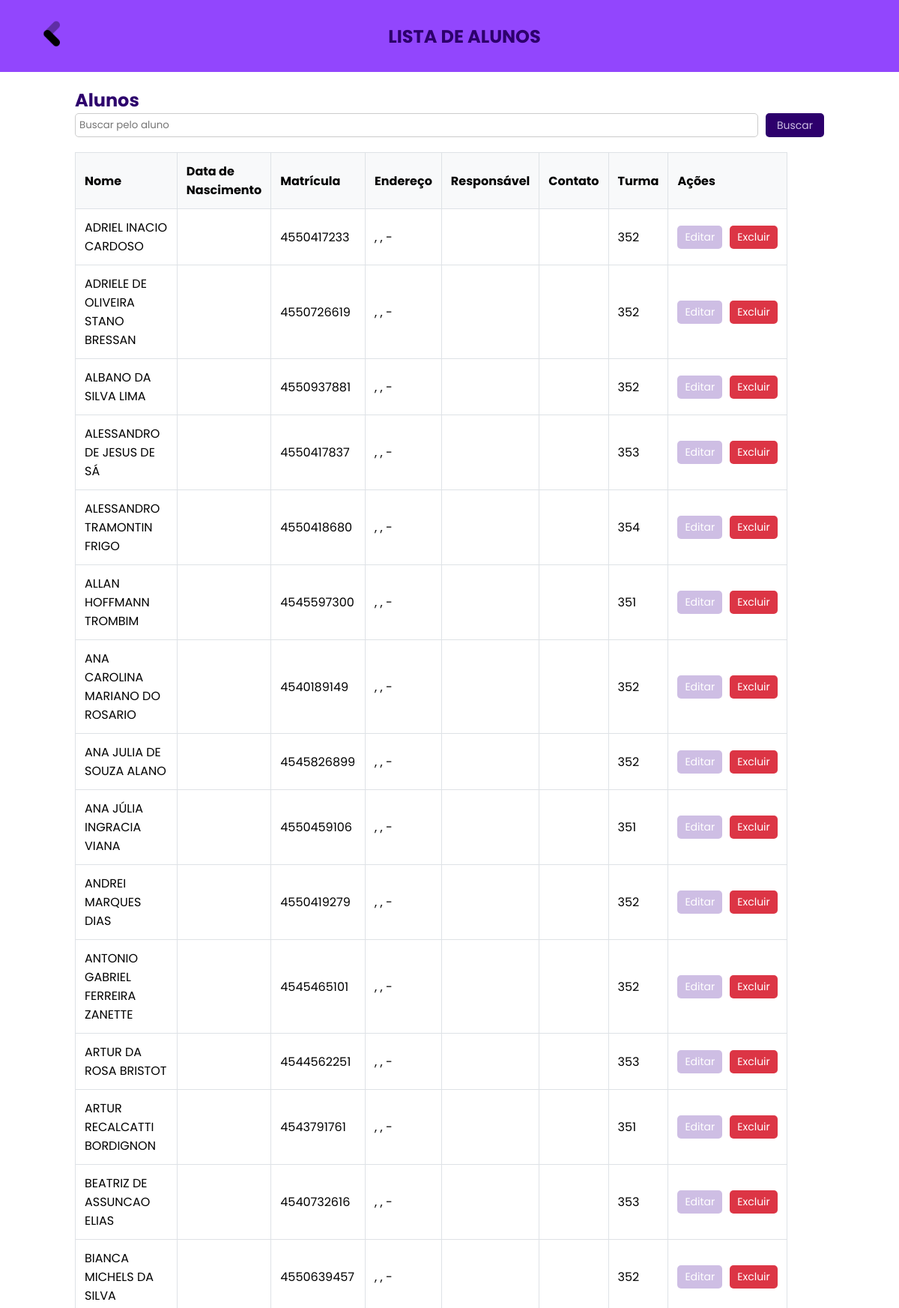
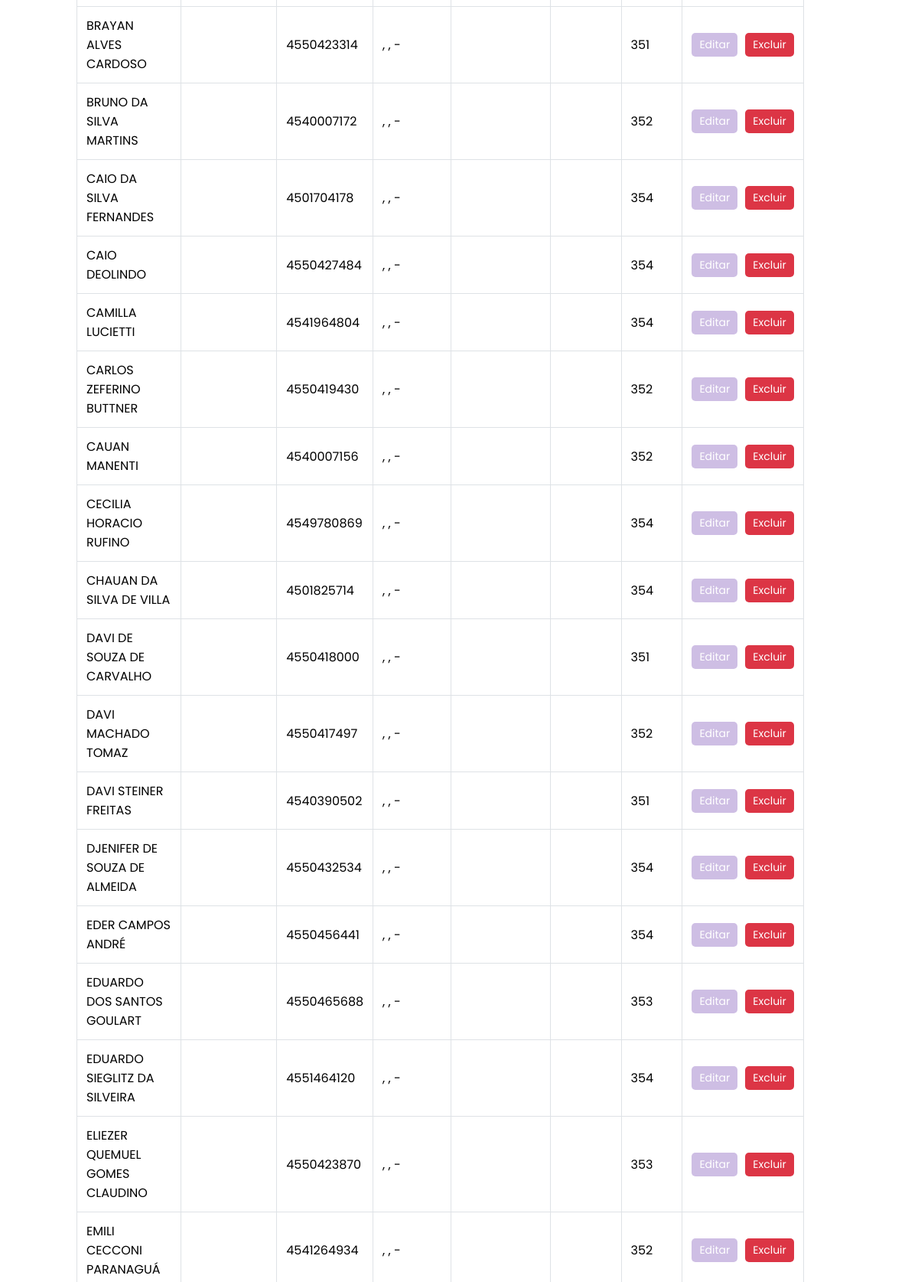
/pages/listar-alunos.php (upper part), run on the app's committed database (2 pictures, top to bottom).
### tables this page shows
CREATE TABLE `alunos` (
  `id_alunos` int(11) NOT NULL,
  `nome` varchar(100) DEFAULT NULL,
  `data_nasc` date DEFAULT NULL,
  `matricula` varchar(30) DEFAULT NULL,
  `rua` varchar(100) DEFAULT NULL,
  `bairro` varchar(100) DEFAULT NULL,
  `cidade` varchar(100) DEFAULT NULL,
  `CEP` char(8) DEFAULT NULL,
  `nome_resp` varchar(100) DEFAULT NULL,
  `contat_resp` varchar(100) DEFAULT NULL,
  `id_turma` int(11) DEFAULT NULL
);

CREATE TABLE `turma` (
  `id_turma` int(11) NOT NULL,
  `numero_turma` int(3) DEFAULT NULL,
  `nome_curso` varchar(100) NOT NULL
);

### pages/listar-alunos.php (the view, shortened to what this page needs)
<?php
include 'conexao.php';
try {
    $query = " SELECT a.id_alunos AS id_aluno, a.nome AS aluno, a.data_nasc, a.matricula, a.rua, a.bairro, a.cidade, a.CEP, a.nome_resp, a.contat_resp, t.numero_turma
        FROM alunos a LEFT JOIN turma t ON a.id_turma = t.id_turma ORDER BY a.nome ASC";
    $stmt = $con->prepare($query);
    $stmt->execute();
    $alunos = $stmt->fetchAll(PDO::FETCH_ASSOC);
} catch (PDOException $e) {
    echo "Erro ao buscar alunos: " . $e->getMessage();
    exit;
}
?>
<?php
try {
    $filtroGeral = isset($_GET['busca']) ? trim($_GET['busca']) : '';
    $query = "SELECT a.id_alunos AS id_aluno, a.nome AS aluno, a.data_nasc, a.matricula,
                     a.rua, a.bairro, a.cidade, a.CEP, a.nome_resp, a.contat_resp,
                     t.numero_turma
              FROM alunos a
              LEFT JOIN turma t ON a.id_turma = t.id_turma
              WHERE :busca = ''
                 OR a.nome LIKE :buscaLike
                 OR a.data_nasc LIKE :buscaLike
                 OR a.matricula LIKE :buscaLike
                 OR a.rua LIKE :buscaLike
                 OR a.bairro LIKE :buscaLike
                 OR a.cidade LIKE :buscaLike
                 OR a.CEP LIKE :buscaLike
                 OR a.nome_resp LIKE :buscaLike
                 OR a.contat_resp LIKE :buscaLike
                 OR t.numero_turma LIKE :buscaLike
              ORDER BY a.nome ASC";
    $stmt = $con->prepare($query);
    $stmt->bindValue(':busca', $filtroGeral, PDO::PARAM_STR);
    $stmt->bindValue(':buscaLike', "%$filtroGeral%", PDO::PARAM_STR);
    $stmt->execute();
    $alunos = $stmt->fetchAll(PDO::FETCH_ASSOC);
} catch (PDOException $e) {
    echo "Erro ao buscar alunos: " . $e->getMessage();
    exit;
}
?>
<!DOCTYPE html>
<html lang="pt-BR">
<head>
    <link rel="stylesheet" href="css/hist.css">
</head>
<body>
<div class="navb">
    <a href="dashboard">
        <img src="img/back.png" height="40px">
    </a>
    <h2>LISTA DE ALUNOS</h2>
</div>
    <div class="container">
        <h2>Alunos</h2>
        <div class="search-bar">
            <form method="GET" action="" style="display: flex; gap: 10px; flex-wrap: wrap; margin-bottom: 20px;">
                <input type="text" name="busca" placeholder="Buscar pelo aluno"
                       value="<?= htmlspecialchars($filtroGeral); ?>"
                       style="flex: 1; min-width: 200px; padding: 5px; border: 1px solid #ccc; border-radius: 5px;">
                <button type="submit"
                        style="padding: 5px 15px; background-color: #2D006C; color: #CEBEE4; border: none; border-radius: 5px; font-size: 14px;">
                    Buscar
                </button>
            </form>
        </div>
        <table class="table">
            <thead>
                <tr>
                    <th>Nome</th>
                    <th>Data de Nascimento</th>
                    <th>Matrícula</th>
                    <th>Endereço</th>
                    <th>Responsável</th>
                    <th>Contato</th>
                    <th>Turma</th>
                    <th>Ações</th>
                </tr>
            </thead>
            <tbody>
                <?php if (count($alunos) > 0): ?>
                    <?php foreach ($alunos as $aluno): ?>
                        <tr>
                            <td><?= htmlspecialchars($aluno['aluno']) ?></td>
                            <td><?= htmlspecialchars($aluno['data_nasc']) ?></td>
                            <td><?= htmlspecialchars($aluno['matricula']) ?></td>
                            <td><?= htmlspecialchars($aluno['rua'] . ', ' . $aluno['bairro'] . ', ' . $aluno['cidade'] . ' - ' . $aluno['CEP']) ?></td>
                            <td><?= htmlspecialchars($aluno['nome_resp']) ?></td>
                            <td><?= htmlspecialchars($aluno['contat_resp']) ?></td>
                            <td><?= htmlspecialchars($aluno['numero_turma'] ?: 'Sem Turma') ?></td>
                            <td>
                                <div class="action-buttons">
                                    <a class="btn btn-edit" href="editar_aluno?id=<?= $aluno['id_aluno'] ?>">Editar</a>
                                    <a class="btn btn-delete" href="excluir_aluno?id=<?= $aluno['id_aluno'] ?>" onclick="return confirm('Tem certeza que deseja excluir este aluno?')">Excluir</a>
                                </div>
                            </td>
                        </tr>
                    <?php endforeach; ?>
                <?php else: ?>
                    <tr>
                        <td colspan="8" style="text-align: center;">Nenhum aluno encontrado.</td>
                    </tr>
                <?php endif; ?>
            </tbody>
        </table>
    </div>
</body>
</html>

### css/hist.css (style rules this page uses)
* { margin: 0; font-family: "Poppins", sans-serif; }
body { height: 100vh; }
h2 { color: rgba(45,0,108,1); }
.navb { height: 12vh !important; background-color: rgba(146,70,253,1); display: flex; align-items: center; justify-content: space-between; }
.navb img, .navb p { margin: 0 50px; }

### pages/listar-alunos.php (style rules this page uses)
.container { max-width: 1000px; margin: 0 auto; padding: 20px; }
.table { width: 115vh; border-collapse: collapse; }
.table th, .table td { padding: 0.75rem; border: 1px solid #dee2e6; text-align: left; }
.table th { background-color: #f8f9fa; }
.action-buttons { display: flex; gap: 10px; }
.btn { padding: 5px 10px; text-decoration: none; color: #fff; border-radius: 5px; font-size: 14px; }
.btn-edit { background-color: #CEBEE4; }
.btn-delete { background-color: #dc3545; }
.search-bar { margin-bottom: 20px; }
.search-bar form { display: flex; gap: 10px; flex-wrap: wrap; }
.search-bar input, .search-bar button { padding: 5px; border-radius: 5px; border: 1px solid #ccc; }
.search-bar input { flex: 1; min-width: 100px; }
.search-bar button { background-color: #007bff; color: white; border: none; font-size: 14px; cursor: pointer; }

### data on the page
alunos: nome "ADRIEL INACIO CARDOSO", matricula "4550417233", rua+bairro+cidade ", , -", id_turma.numero_turma "352"
alunos: nome "ADRIELE DE OLIVEIRA STANO BRESSAN", matricula "4550726619", rua+bairro+cidade ", , -", id_turma.numero_turma "352"
alunos: nome "ALBANO DA SILVA LIMA", matricula "4550937881", rua+bairro+cidade ", , -", id_turma.numero_turma "352"
alunos: nome "ALESSANDRO DE JESUS DE SÁ", matricula "4550417837", rua+bairro+cidade ", , -", id_turma.numero_turma "353"
alunos: nome "ALESSANDRO TRAMONTIN FRIGO", matricula "4550418680", rua+bairro+cidade ", , -", id_turma.numero_turma "354"
alunos: nome "ALLAN HOFFMANN TROMBIM", matricula "4545597300", rua+bairro+cidade ", , -", id_turma.numero_turma "351"
alunos: nome "ANA CAROLINA MARIANO DO ROSARIO", matricula "4540189149", rua+bairro+cidade ", , -", id_turma.numero_turma "352"
alunos: nome "ANA JULIA DE SOUZA ALANO", matricula "4545826899", rua+bairro+cidade ", , -", id_turma.numero_turma "352"
alunos: nome "ANA JÚLIA INGRACIA VIANA", matricula "4550459106", rua+bairro+cidade ", , -", id_turma.numero_turma "351"
alunos: nome "ANDREI MARQUES DIAS", matricula "4550419279", rua+bairro+cidade ", , -", id_turma.numero_turma "352"
alunos: nome "ANTONIO GABRIEL FERREIRA ZANETTE", matricula "4545465101", rua+bairro+cidade ", , -", id_turma.numero_turma "352"
alunos: nome "ARTUR DA ROSA BRISTOT", matricula "4544562251", rua+bairro+cidade ", , -", id_turma.numero_turma "353"
alunos: nome "ARTUR RECALCATTI BORDIGNON", matricula "4543791761", rua+bairro+cidade ", , -", id_turma.numero_turma "351"
alunos: nome "BEATRIZ DE ASSUNCAO ELIAS", matricula "4540732616", rua+bairro+cidade ", , -", id_turma.numero_turma "353"
alunos: nome "BIANCA MICHELS DA SILVA", matricula "4550639457", rua+bairro+cidade ", , -", id_turma.numero_turma "352"
alunos: nome "BRAYAN ALVES CARDOSO", matricula "4550423314", rua+bairro+cidade ", , -", id_turma.numero_turma "351"
alunos: nome "BRUNO DA SILVA MARTINS", matricula "4540007172", rua+bairro+cidade ", , -", id_turma.numero_turma "352"
alunos: nome "CAIO DA SILVA FERNANDES", matricula "4501704178", rua+bairro+cidade ", , -", id_turma.numero_turma "354"
alunos: nome "CAIO DEOLINDO", matricula "4550427484", rua+bairro+cidade ", , -", id_turma.numero_turma "354"
alunos: nome "CAMILLA LUCIETTI", matricula "4541964804", rua+bairro+cidade ", , -", id_turma.numero_turma "354"
alunos: nome "CARLOS ZEFERINO BUTTNER", matricula "4550419430", rua+bairro+cidade ", , -", id_turma.numero_turma "352"
alunos: nome "CAUAN MANENTI", matricula "4540007156", rua+bairro+cidade ", , -", id_turma.numero_turma "352"
alunos: nome "CECILIA HORACIO RUFINO", matricula "4549780869", rua+bairro+cidade ", , -", id_turma.numero_turma "354"
alunos: nome "CHAUAN DA SILVA DE VILLA", matricula "4501825714", rua+bairro+cidade ", , -", id_turma.numero_turma "354"
alunos: nome "DAVI DE SOUZA DE CARVALHO", matricula "4550418000", rua+bairro+cidade ", , -", id_turma.numero_turma "351"
alunos: nome "DAVI MACHADO TOMAZ", matricula "4550417497", rua+bairro+cidade ", , -", id_turma.numero_turma "352"
alunos: nome "DAVI STEINER FREITAS", matricula "4540390502", rua+bairro+cidade ", , -", id_turma.numero_turma "351"
alunos: nome "DJENIFER DE SOUZA DE ALMEIDA", matricula "4550432534", rua+bairro+cidade ", , -", id_turma.numero_turma "354"
alunos: nome "EDER CAMPOS ANDRÉ", matricula "4550456441", rua+bairro+cidade ", , -", id_turma.numero_turma "354"
alunos: nome "EDUARDO DOS SANTOS GOULART", matricula "4550465688", rua+bairro+cidade ", , -", id_turma.numero_turma "353"
alunos: nome "EDUARDO SIEGLITZ DA SILVEIRA", matricula "4551464120", rua+bairro+cidade ", , -", id_turma.numero_turma "354"
alunos: nome "ELIEZER QUEMUEL GOMES CLAUDINO", matricula "4550423870", rua+bairro+cidade ", , -", id_turma.numero_turma "353"
alunos: nome "EMILI CECCONI PARANAGUÁ", matricula "4541264934", rua+bairro+cidade ", , -", id_turma.numero_turma "352"
